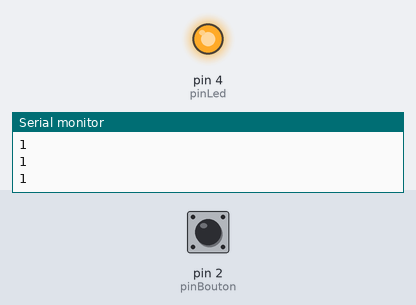
This sketch was run on a simulated Arduino Uno, built with avr-gcc and run on an emulated ATmega328P. Shown: output pins drawn as LEDs (lit = HIGH), the last lines printed to the serial monitor. Dashed ring = blinking. The inputs (shaded band) are chosen by the test bench; at power-on: pin 2 (pinBouton) HIGH.

Above: at 1.2 s.
1.3 s: pin 2 (pinBouton) pulled LOW for 1 s
At 3.4 s:
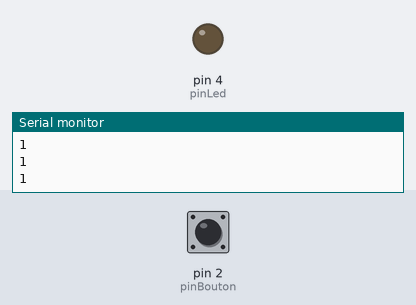
3.8 s: pin 2 (pinBouton) pulled LOW for 3.2 s
At 3.9 s:
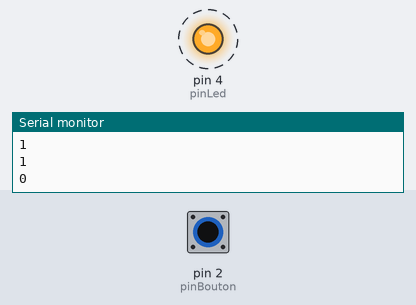
8.5 s: pin 2 (pinBouton) pulled LOW for 0.25 s
At 9.7 s:
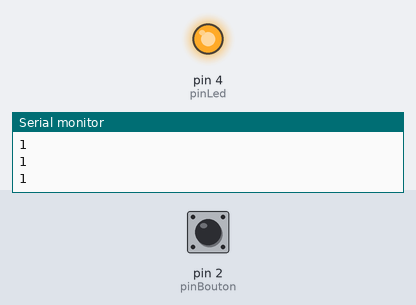
Timing chart, 0 to 11.5 s (numbered marks = the images above; inputs shaded):
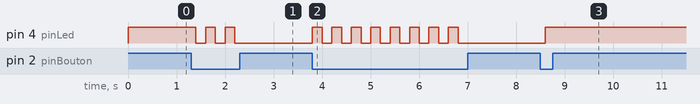

Measured:
- after the input at 1.3 s, pin 4 (pinLed): alternates HIGH for 0.20 s and LOW for 0.20 s, 5 changes in all, then stays LOW, starting after 0.10 s
- after the input at 3.8 s, pin 4 (pinLed): alternates HIGH for 0.20 s and LOW for 0.20 s, 16 changes in all, then stays LOW, starting at once
- after the input at 8.5 s, pin 4 (pinLed): LOW → HIGH after 0.10 s

The sketch:

interrupteur.ino
```cpp
const int pinBouton = 2;
const int pinLed = 4;
boolean ledAllumee = false;


void setup() {
  pinMode(pinBouton, INPUT_PULLUP);
  pinMode(pinLed, OUTPUT);
  digitalWrite(pinLed, HIGH); //On eteint la LED 4
  Serial.begin(9600);
}

void loop() {
  boolean bouton = digitalRead(pinBouton);
  Serial.println(bouton); // Affiche l'etat du bouton
                     //(1 = OFF, 0 = ON)

  if(bouton  == 0){ //Si l'on appuie sur le bouton
    if (ledAllumee == false){
      ledAllumee = true;
      digitalWrite(pinLed, LOW);
    }
    else{
      ledAllumee = false;
      digitalWrite(pinLed, HIGH);
    }
  }
  delay(200);


}//void loop
```
